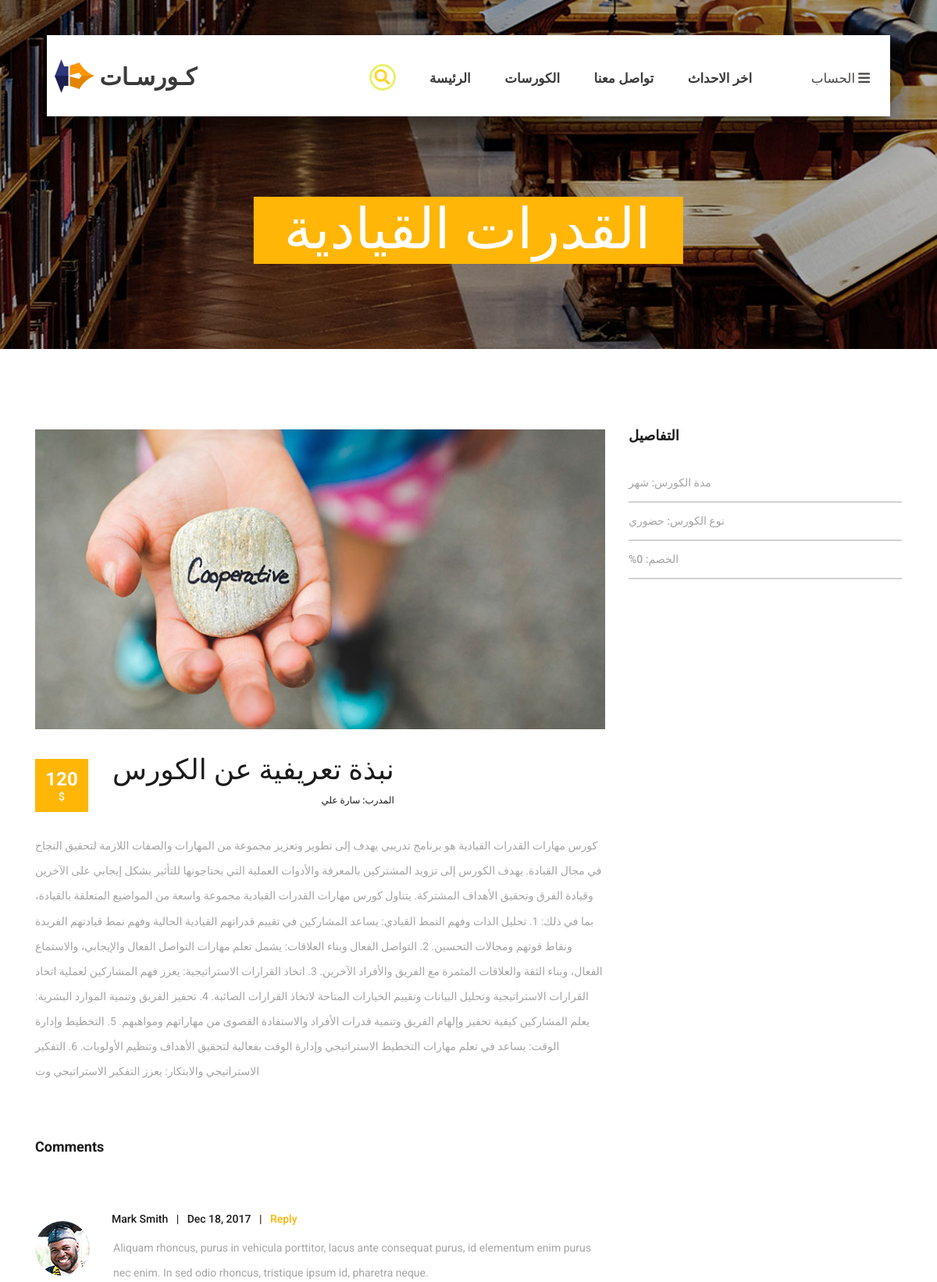
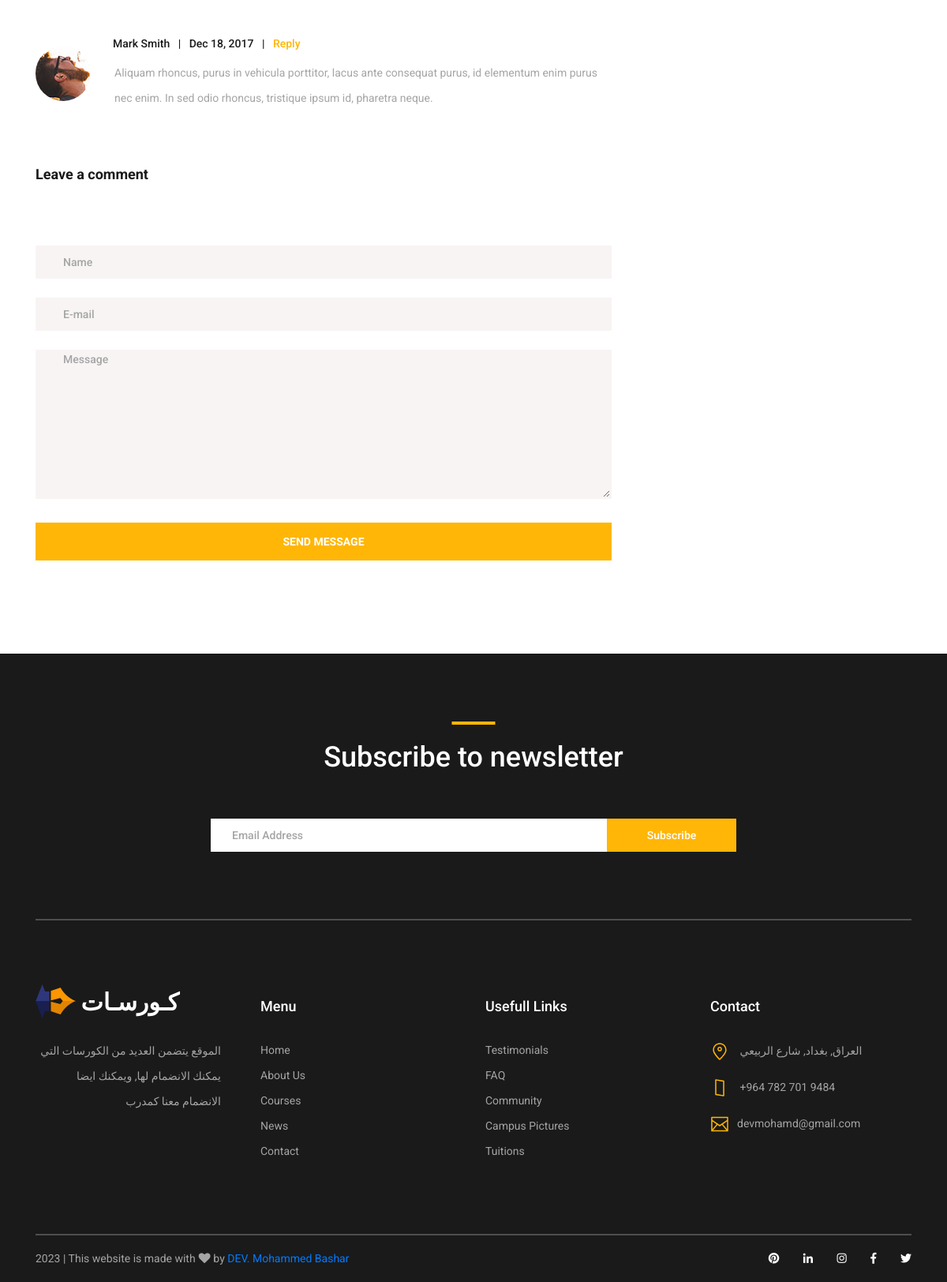
The app's page /available_courses/course_details?cid=4 with its own data (2 pictures, top to bottom).
### available_courses/models.py (models this page shows)
class Course(models.Model):
    CHOICES =(
    ("1", "حضوري"),
    ("2", "الكتروني"),
)
    CHOICES2 =(
    ("M", "ذكر"),
    ("F", "انثى"),
)
    cid = models.AutoField(primary_key=True)
    name = models.CharField(max_length=30)
    price = models.IntegerField(validators=[MaxValueValidator(9999)])
    description = models.CharField(max_length=100)
    longdescription = models.CharField(max_length=5000, null=True)
    trainer = models.CharField(max_length=20)
    trainerDescription = models.CharField(max_length=20)
    duration = models.CharField(max_length=20)
    type = models.CharField(max_length=1, choices= CHOICES)
    trainerGender = models.CharField(max_length=1, choices= CHOICES2)
    discount = models.IntegerField(validators=[MaxValueValidator(100)])
    selected = models.BooleanField(default=False)

### available_courses/views.py (the view)
# urls.py: path('course_details', cdetails, name="cdetails"),
def cdetails(request):
    cid = request.GET['cid']
    newprice = "ERR"
    course = Course.objects.get(cid=cid)
    discountok = course.discount > 0
    if discountok:
        newprice = course.price - (course.discount/100) * course.price
    context = {
        "course":course,
        "newprice":newprice,
        "discountok":discountok,
    }
    return render(request, "course_details.html", context)

### available_courses/templates/course_details.html (shortened to what this page needs)
{% extends 'layouts/default/page.html' %}
{% load static %}
{% load i18n %}
{% block href %}
<link rel="stylesheet" type="text/css" href="{% static 'styles/news_post_styles.css' %}">
<link rel="stylesheet" type="text/css" href="{% static 'styles/news_post_responsive.css' %}">
{% endblock %}
{% block content %}
<div class="home">
    <div class="home_background_container prlx_parent">
        <div class="home_background prlx" style="background-image:url({% static 'images/news_background.jpg' %})"></div>
    </div>
    <div class="home_content">
        <h1>{{course.name}}</h1>
    </div>
</div>
<div class="news">
    <div class="container">
        <div class="row">
            <div class="col-lg-8">
                <div class="news_post_container">
                    <div class="news_post">
                        <div class="news_post_image">
                            <img src="{% static 'images/news_1.jpg' %}" alt="https://unsplash.com/@dsmacinnes">
                        </div>
                        <div class="news_post_top d-flex flex-column flex-sm-row">
                            <div class="news_post_date_container">
                                <div class="news_post_date d-flex flex-column align-items-center justify-content-center">
                                    {% if discountok %}
                                    <div> <del>{{course.price}} $</del> {{newprice}}</div>
                                    {% else %}
                                    <div>{{course.price}}</div>
                                    {% endif %}
                                    <div>$</div>
                                </div>
                            </div>
                            <div class="text-right news_post_title_container">
                                <div class="news_post_title">
                                    <a href="news_post.html">نبذة تعريفية عن الكورس</a>
                                </div>
                                <div class="news_post_meta">
                                    <span class="news_post_author"><a href="#">المدرب: {{course.trainer}}</a></span>
                                </div>
                            </div>
                        </div>
                        <div class="news_post_text">
                            <p>{{course.longdescription}}</p>
                        </div>
                    </div>
                </div>
                <div class="news_post_comments">
                    <div class="comments_title">Comments</div>
                    <ul class="comments_list">
                        <li class="comment">
                            <div class="comment_container d-flex flex-row">
                                <div>
                                    <div class="comment_image">
                                        <img src="images/comment_1.jpg" alt="">
                                    </div>
                                </div>
                                <div class="comment_content">
                                    <div class="comment_meta">
                                        <span class="comment_name"><a href="#">Mark Smith</a></span>
                                        <span class="comment_separator">|</span>
                                        <span class="comment_date">Dec 18, 2017</span>
                                        <span class="comment_separator">|</span>
                                        <span class="comment_reply_link"><a href="#">Reply</a></span>
                                    </div>
                                    <p class="comment_text">Aliquam rhoncus, purus in vehicula porttitor, lacus ante consequat purus, id elementum enim purus nec enim. In sed odio rhoncus, tristique ipsum id, pharetra neque. </p>
                                </div>
                            </div>
                        </li>
                        <li class="comment">
                            <div class="comment_container d-flex flex-row">
                                <div>
                                    <div class="comment_image">
                                        <img src="images/comment_2.jpg" alt="">
                                    </div>
                                </div>
                                <div class="comment_content">
                                    <div class="comment_meta">
                                        <span class="comment_name"><a href="#">Mark Smith</a></span>
                                        <span class="comment_separator">|</span>
                                        <span class="comment_date">Dec 18, 2017</span>
                                        <span class="comment_separator">|</span>
                                        <span class="comment_reply_link"><a href="#">Reply</a></span>
                                    </div>
                                    <p class="comment_text">Aliquam rhoncus, purus in vehicula porttitor, lacus ante consequat purus, id elementum enim purus nec enim. In sed odio rhoncus, tristique ipsum id, pharetra neque. </p>
                                </div>
                            </div>
                        </li>
                    </ul>
                </div>
                <div class="leave_comment">
                    <div class="leave_comment_title">Leave a comment</div>
                    <div class="leave_comment_form_container">
                        <form action="post">
                            <input id="comment_form_name" class="input_field contact_form_name" type="text" placeholder="Name" required="required" data-error="Name is required.">
                            <input id="comment_form_email" class="input_field contact_form_email" type="email" placeholder="E-mail" required="required" data-error="Valid email is required.">
                            <textarea id="comment_form_message" class="text_field contact_form_message" name="message" placeholder="Message" required="required" data-error="Please, write us a message."></textarea>
                            <button id="comment_send_btn" type="submit" class="comment_send_btn trans_200" value="Submit">send message</button>
                        </form>
                    </div>
                </div>
            </div>
            <div class="col-lg-4">
                <div class="sidebar">
                    <div class="sidebar_section">
                        <div class="sidebar_section_title">
                            <h3>التفاصيل</h3>
                        </div>
                        <ul class="sidebar_list">
                            <li class="sidebar_list_item"><a href="#">مدة الكورس: {{course.duration}}</a></li>
                            <li class="sidebar_list_item"><a href="#">نوع الكورس: {{course.get_type_display}}</a></li>
                            <li class="sidebar_list_item"><a href="#">%الخصم: {{course.discount}}</a></li>
                        </ul>
                    </div>
                </div>
            </div>
        </div>
    </div>
</div>
{% endblock %}

### content/static/styles/main_styles.css (style rules this page uses)
* { margin: 0; padding: 0; -webkit-font-smoothing: antialiased; -webkit-text-shadow: rgba(0,0,0,.01) 0 0 1px; text-shadow: rgba(0,0,0,.01) 0 0 1px; }
body { font-family: 'Roboto', sans-serif; font-size: 14px; font-weight: 400; background: #FFFFFF; color: #a5a5a5; }
div { display: block; position: relative; -webkit-box-sizing: border-box; -moz-box-sizing: border-box; box-sizing: border-box; }
ul { list-style: none; margin-bottom: 0px; }
p { font-family: 'Roboto', sans-serif; font-size: 14px; line-height: 2.29; font-weight: 400; color: #a5a5a5; -webkit-font-smoothing: antialiased; -webkit-text-shadow: rgba(0,0,0,.01) 0 0 1px; text-shadow: rgba(0,0,0,.01) 0 0 1px; }
a, a:hover, a:visited, a:active, a:link { text-decoration: none; -webkit-font-smoothing: antialiased; -webkit-text-shadow: rgba(0,0,0,.01) 0 0 1px; text-shadow: rgba(0,0,0,.01) 0 0 1px; }
h1 { font-size: 36px; }
h3 { font-size: 18px; }
h1, h2, h3, h4, h5, h6 { font-family: 'Roboto', sans-serif; -webkit-font-smoothing: antialiased; -webkit-text-shadow: rgba(0,0,0,.01) 0 0 1px; text-shadow: rgba(0,0,0,.01) 0 0 1px; }
.trans_200 { -webkit-transition: all 200ms ease; -moz-transition: all 200ms ease; -ms-transition: all 200ms ease; -o-transition: all 200ms ease; transition: all 200ms ease; }
.prlx_parent { overflow: hidden; }
.prlx { height: 130% !important; }
.home { width: 100%; height: 100vh; }
.input_field { width: 100%; height: 42px; background: #FFFFFF; box-sizing: border-box; border: solid 2px #FFFFFF; padding-left: 25px; margin-bottom: 24px; }
input:last-of-type { margin-bottom: 0px; }

### content/templates/layouts/default/page.html (style rules this page uses)
.text-right { text-align: right; }

### records on screen
Course: name "القدرات القيادية", price "120", trainer "سارة علي", longdescription "كورس مهارات القدرات القيادية هو برنامج تدريبي يهدف إلى تطوير وتعزيز مجموعة من المهارات والصفات اللازمة لتحقيق النجاح في مجال القيادة. يهدف الكورس إلى تزويد المشتركين بالمعرفة والأدوات العملية التي يحتاجونها للتأثير بشكل إيجابي على الآخرين وقيادة الفرق وتحقيق الأهداف المشتركة. يتناول كورس مهارات القدرات القيادية مجموعة واسعة من المواضيع المتعلقة بالقيادة، بما في ذلك: 1. تحليل الذات وفهم النمط القيادي: يساعد المشاركين في تقييم قدراتهم القيادية الحالية وفهم نمط قيادتهم الفريدة ونقاط قوتهم ومجالات التحسين. 2. التواصل الفعال وبناء العلاقات: يشمل تعلم مهارات التواصل الفعال والإيجابي، والاستماع الفعال، وبناء الثقة والعلاقات المثمرة مع الفريق والأفراد الآخرين. 3. اتخاذ القرارات الاستراتيجية: يعزز…", duration "شهر", type "حضوري", discount "0"
